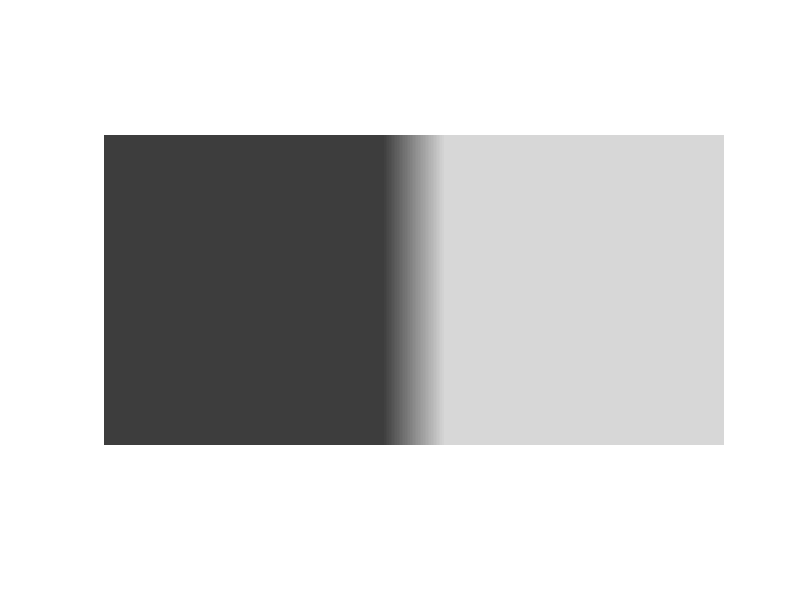

The MATLAB script that drew this image:

%    -------------------------------------------------------------------
%
%     Mach bands.
%
%     For Chapter 19, Fig. 19.2 of
%     Keener and Sneyd, Mathematical Physiology, 3rd Edition, Springer.
%
%     Written by James Keener and James Sneyd.
%
%    -------------------------------------------------------------------

clear all
close all 
clc

mach = zeros(1000,2000);  % A big matrix, to get decent resolution

width = 100;    % The width of the ramp
light = 55000;   % The brightness on the bright side of the ramp
dark = 15500;     % The brightness on the dark side of the ramp

mach(:,1:1000-width)= dark;
mach(:,1000+width:2000) = light;
for i=1:2*width
    mach(:,1000-width+i) = dark + i*(light-dark)/(2*width);   % probably not the most efficient way, but good enough
end

mach = uint16(mach);
imshow(mach)
 
